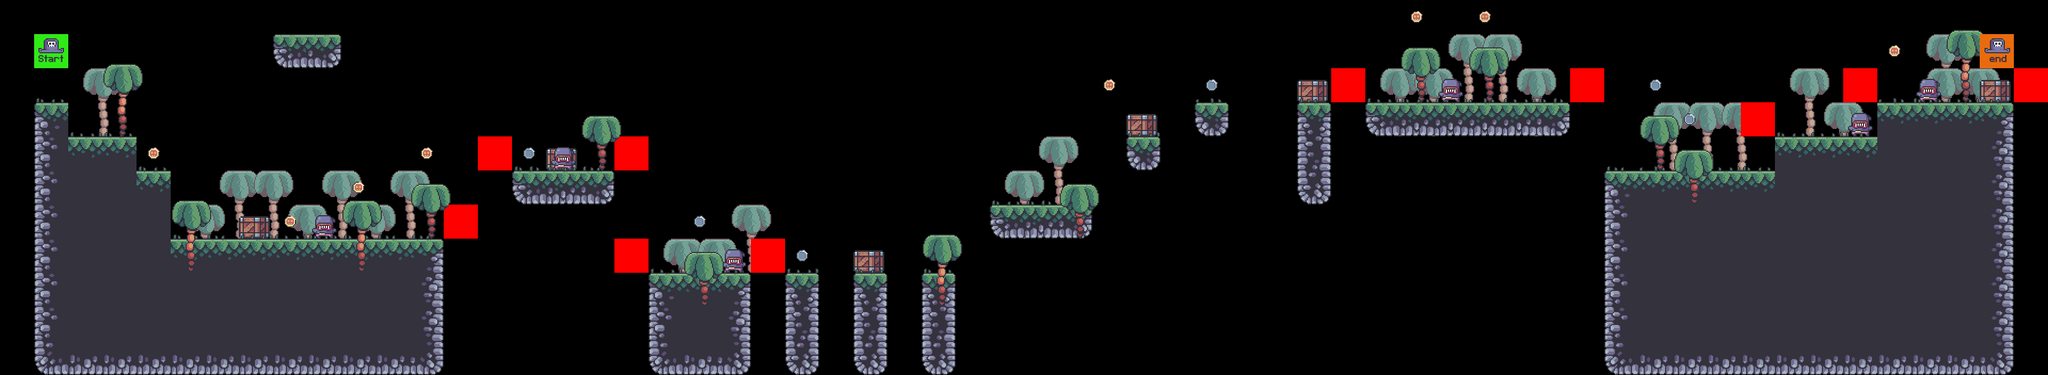

This is a level from a 2D game, rendered from its Tiled map with the project's own tilesets. A one-line summary and the map file follow, with tile-layer data summarised:
An orthogonal 60x11 tile map with 64x64 px tiles, 9 tile layers (bg_palms, terrain, crates, grass, ...), 7 tilesets.

<map version="1.8" tiledversion="1.8.2" orientation="orthogonal" renderorder="right-down" width="60" height="11" tilewidth="64" tileheight="64" infinite="0" nextlayerid="10" nextobjectid="1">
 <editorsettings>
  <export target="../1/level_1.csv" format="csv" />
 </editorsettings>
 <tileset firstgid="1" source="../tilesets/terrain_tiles.tsx" />
 <tileset firstgid="17" source="../tilesets/coin_tiles.tsx" />
 <tileset firstgid="19" source="../tilesets/grass_tiles.tsx" />
 <tileset firstgid="24" source="../tilesets/palms.tsx" />
 <tileset firstgid="27" source="../tilesets/crates.tsx" />
 <tileset firstgid="28" source="../tilesets/player_tiles.tsx" />
 <tileset firstgid="30" source="../tilesets/enemy_tiles.tsx" />
 <layer id="1" name="bg_palms" width="60" height="11">
  <data>[660 cells, 26 non-empty, 1 distinct tile ids]</data>
 </layer>
 <layer id="5" name="terrain" width="60" height="11">
  <data>[660 cells, 180 non-empty, 16 distinct tile ids]</data>
 </layer>
 <layer id="6" name="crates" width="60" height="11">
  <data>[660 cells, 6 non-empty, 1 distinct tile ids]</data>
 </layer>
 <layer id="3" name="grass" width="60" height="11">
  <data>[660 cells, 45 non-empty, 5 distinct tile ids]</data>
 </layer>
 <layer id="8" name="enemies" width="60" height="11">
  <data>[660 cells, 6 non-empty, 1 distinct tile ids]</data>
 </layer>
 <layer id="9" name="constraints" width="60" height="11">
  <data>[660 cells, 10 non-empty, 1 distinct tile ids]</data>
 </layer>
 <layer id="4" name="fg_palms" width="60" height="11">
  <data>[660 cells, 13 non-empty, 2 distinct tile ids]</data>
 </layer>
 <layer id="2" name="coins" width="60" height="11">
  <data>[660 cells, 14 non-empty, 2 distinct tile ids]</data>
 </layer>
 <layer id="7" name="player" width="60" height="11">
  <data>[660 cells, 2 non-empty, 2 distinct tile ids]</data>
 </layer>
</map>
